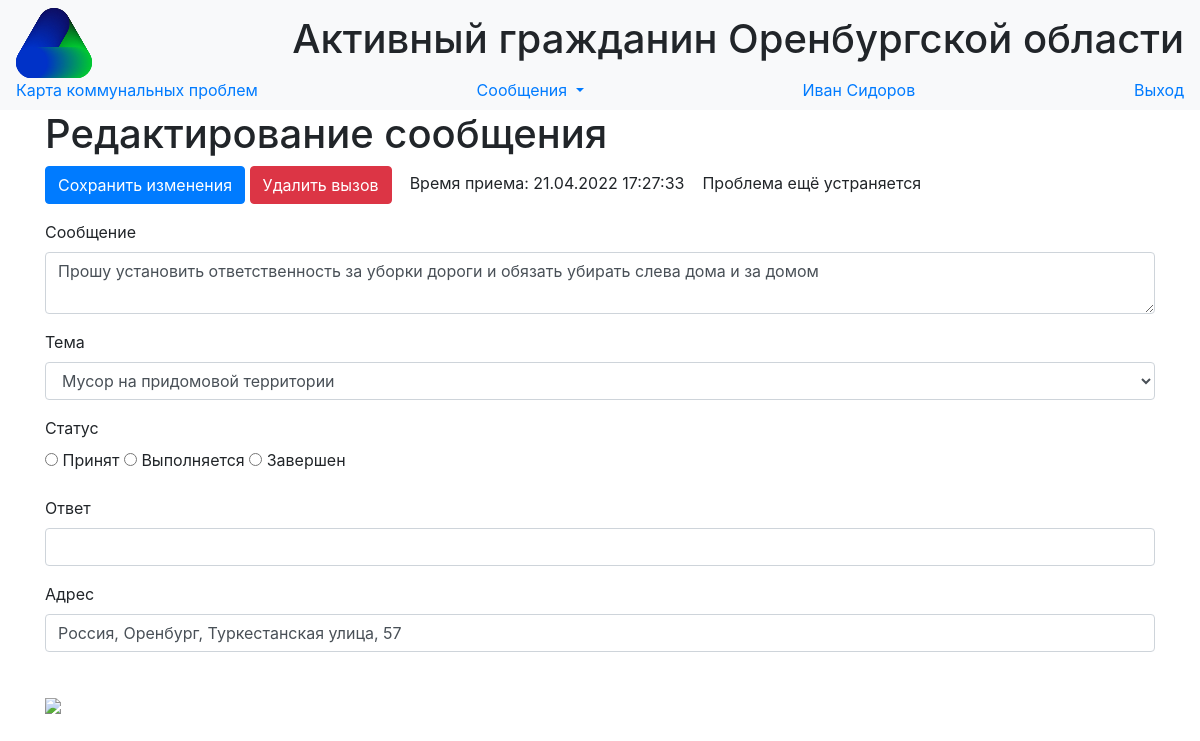
/calls/5 (signed in), run on the app's committed database.
### data/users.py (models this page shows, shortened)
class User(SqlAlchemyBase, UserMixin,SerializerMixin):
    __tablename__ = 'users'
    id = sqlalchemy.Column(sqlalchemy.Integer,
                           primary_key=True, autoincrement=True)
    surname = sqlalchemy.Column(sqlalchemy.String, nullable=True)
    name = sqlalchemy.Column(sqlalchemy.String, nullable=True)
    position = sqlalchemy.Column(sqlalchemy.String, nullable=True)
    locality = sqlalchemy.Column(sqlalchemy.String, nullable=True)
    email = sqlalchemy.Column(sqlalchemy.String,
                              index=True, unique=True, nullable=True)
    hashed_password = sqlalchemy.Column(sqlalchemy.String, nullable=True)
    modified_date = sqlalchemy.Column(sqlalchemy.DateTime,
                                      default=datetime.datetime.now)

### data/calls.py (models this page shows, shortened)
class Call(SqlAlchemyBase, SerializerMixin):
    __tablename__ = 'calls'
    id = sqlalchemy.Column(sqlalchemy.Integer,
                           primary_key=True, autoincrement=True)
    message = sqlalchemy.Column(sqlalchemy.String, nullable=True)
    address = sqlalchemy.Column(sqlalchemy.String, nullable=True)
    point = sqlalchemy.Column(sqlalchemy.String, nullable=True)
    service = sqlalchemy.Column(sqlalchemy.String, nullable=True)
    status = sqlalchemy.Column(sqlalchemy.String, nullable=True)
    call_time = sqlalchemy.Column(sqlalchemy.DateTime,
                                  default=datetime.datetime.utcnow())
    finish_time = sqlalchemy.Column(sqlalchemy.DateTime,
                                    nullable=True)
    answer = sqlalchemy.Column(sqlalchemy.String, nullable=True)

### main.py (the view, shortened to what this page needs)
@app.route('/calls/<int:call_id>', methods=['GET', 'POST'])
@login_required
def edit_call(call_id):
    form = EditCallForm()
    if request.method == "GET":
        db_sess = db_session.create_session()
        call = db_sess.query(Call).filter(Call.id == call_id).first()
        if call:
            form.message.data = call.message
            form.address.data = call.address
            form.service.data = call.service
            form.status.data = call.status
            form.answer.data = call.answer
            form.call_id.data = call.id
            form.call_time.data = call.call_time
            form.finish_time.data = call.finish_time
            if call.point:
                x, y = call.point.split()
                form.point.data = f"{x},{y}"
        else:
            abort(404)
    return render_template('edit_call.html',
                           title='Редактирование вызова',
                           form=form
                           )

### forms/editcallform.py
class EditCallForm(FlaskForm):
    message = TextAreaField('Сообщение', validators=[DataRequired(message="Поле 'сообщение' не может быть пустым")])
    address = StringField('Адрес', validators=[DataRequired(message="Поле 'адрес' не может быть пустым"),
                                                            AddressRequired(unique=True)])
    service = SelectField(u'Тема',
                          choices=
                          [(x, x) for x in translateT.values()])
    status = RadioField('Статус',
                        choices=[('received', 'Принят'), ('serviced', 'Выполняется'), ('finished', 'Завершен')])
    answer = StringField('Ответ')
    call_time = DateTimeField('Время вызова')
    finish_time = DateTimeField('Время завершения')
    call_id = IntegerField('ID')
    point = StringField('Point')
    submit = SubmitField('Cохранить изменения')

### data/db_session.py (called while the page is built)
def create_session() -> Session:
    global __factory
    return __factory()

### main.py (called while the page is built)
@login_manager.user_loader
def load_user(user_id):
    db_sess = db_session.create_session()
    return db_sess.query(User).get(user_id)

### templates/edit_call.html (shortened to what this page needs)
{% extends "base.html" %}
{% block content %}
<h1> Редактирование сообщения </h1>
<form action="" method="post">
    <p>{{ form.submit(type="submit", class="btn btn-primary") }}
        <a href="/delete_call/{{ form.call_id.data }}" class="btn btn-danger"> Удалить вызов </a> &nbsp;&nbsp;
        Время приема: {{ moment(form.call_time.data).format("DD.MM.YYYY HH:mm:ss") }} &nbsp;&nbsp;
        {% if form.status.data == "finished" %}
            Время завершения: {{ moment(form.finish_time.data).format("DD.MM.YYYY HH:mm:ss") }}
        {% else %}
            Проблема ещё устраняется
        {% endif %}
    </p>
    <p>
        {{ form.message.label }}<br>
        {{ form.message(class="form-control") }}
    </p>
    <p>
        {{ form.service.label }}<br>
        {{ form.service(class="form-control") }}
    </p>
    <p>
        {{ form.status.label }}<br>
        {% for subfield in form.status %}
            <tr>
                <td>{{ subfield }}</td>
                <td>{{ subfield.label }}</td>
            </tr>
        {% endfor %}
    </p>
    <p>
        {{ form.answer.label }}<br>
        {{ form.answer(class="form-control") }}
    </p>
    <p>
        {{ form.address.label }}<br>
        {{ form.address(class="form-control") }}
        <br>
    </p>
    <p>
        {% if form.point %}
            <img src="https://static-maps.yandex.ru/1.x/?ll={{form.point.data}}&size=300,300&z=16&l=map&pt={{form.point.data}},comma">
        {% endif %}
    </p>
</form>
{% endblock %}

### templates/base.html (shortened to what this page needs)
<!DOCTYPE html>
<html lang="en">
<head>
    <link rel="stylesheet" href="../static/css/bootstrap.min.css">
    <link rel="stylesheet" type="text/css" href="../static/css/style.css" />
</head>
  <body>
    <header>
      <nav class="navbar navbar-light bg-light">
          <img src="/static/favicon.svg" height = "70px">
          <h1>Активный гражданин Оренбургской области </h1>
          <a class="nav-brand" href="/map">Карта коммунальных проблем</a>
          {% if current_user.is_authenticated %}
          <div class="nav-item dropdown">
          <a class="nav-brand dropdown-toggle" href="#" id="navbarDropdownMenuLink" role="button"
             data-toggle="dropdown" aria-haspopup="true" aria-expanded="false"> Сообщения </a>
          </div>
          <a class="navbar-link" href="/users/{{current_user.id}}">{{current_user.name}} {{current_user.surname}}</a>
          <a class="navbar-link" href="/logout">Выход</a>
          {% else %}
            <p>
                <a class="btn btn-success" href="/login">Войти</a>
                <a class="btn btn-primary " href="/register">Зарегистрироваться</a>
            </p>
          {% endif %}
      </nav>
    </header>
    <main role="main" class="container">
        {% block content %}
        {% endblock %}
    </main>
  </body>
</html>

### data on the page
User: name "Иван", surname "Сидоров"
Call: call_time "21.04.2022 17:27:33", message "Прошу установить ответственность за уборки дороги и обязать убирать слева дома и за домом", service "Мусор на придомовой территории", address "Россия, Оренбург, Туркестанская улица, 57"

### other printed values
{{ subfield.label }} "Принят" "Выполняется" "Завершен"
